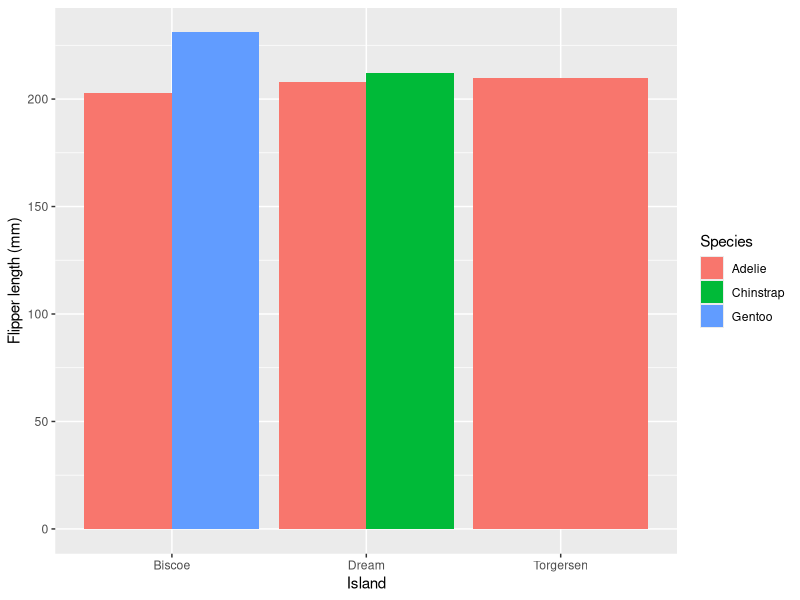

R code for this plot:
## ---- chunk 1
knitr::opts_chunk$set(echo = TRUE, warning = FALSE, message = FALSE,
                      # start from Week_06 folder
                      # it will go back one flder (..), then go into                             output
                      fig.path = "../output/")
## ---- chunk 2
# Load Libraries
library(tidyverse)
library(here)
library(palmerpenguins)
library(kableExtra)
## ---- chunk 3
glimpse(penguins)
## ---- chunk 4
plot <- ggplot(data = penguins,
       mapping = aes(y = flipper_length_mm,
                     x = island,
                     fill = species))+
  geom_bar(position = "dodge", stat = "identity")+
  
  labs(y = "Flipper length (mm)",
       x = "Island",
       fill = "Species")

plot
## ---- chunk 5
penguins %>% # the data we are using
  # calculates mean of flipper legnth grouped by species
  group_by(species) %>% 
  summarize(flipper_mean = mean(flipper_length_mm, na.rm = TRUE)) %>%
  kbl() %>% # makes a table
  kable_classic() %>% 
  # changes table elements (colors, text, etc.)
  row_spec(2, bold = T, color = "gray92", background = "cornflowerblue") %>% 
  # Makes width of the table NOT the width of the page
  kable_styling(full_width = FALSE)
